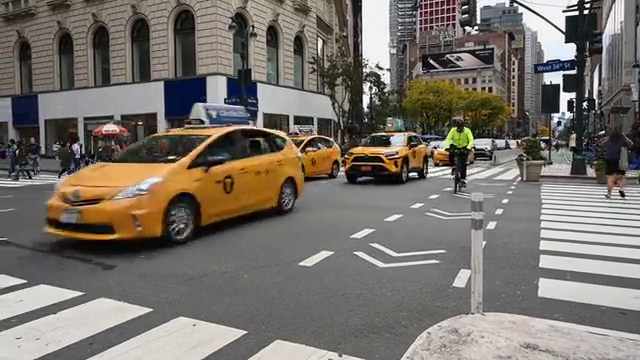
#> input picture frame 43 of video2.mp4, 640 x 360 px
$ python car_pedestrian_detection.py
#> lines starting #> are read from the running program, lines starting #| are printed output that depends on the picture; after the words box and inside, x2 and y2 are one past the last pixel; in counts of white or black regions, pixels touching at a corner belong together
import cv2

video = cv2.VideoCapture('video2.mp4')

#pretrained car and pedestrian classifier
car_tracker_file = 'car_detection.xml'
pedestrian_tracker_file = 'haarcascade_fullbody.xml'

#creation of car and pedestrian classifiers
car_tracker = cv2.CascadeClassifier(car_tracker_file)
pedestrian_tracker = cv2.CascadeClassifier(pedestrian_tracker_file)

#run forever until video stops
while True:

    #reading a frame from the video
    (read_successfull, frame) = video.read()
#> frame is the input picture: shape (360, 640, 3); mean B, G, R 106.3, 113.3, 119.4

    #safe coding
    if read_successfull:
        #converting each frame into black and white(grayscale)
        grayscaled_frame = cv2.cvtColor(frame, cv2.COLOR_BGR2GRAY)
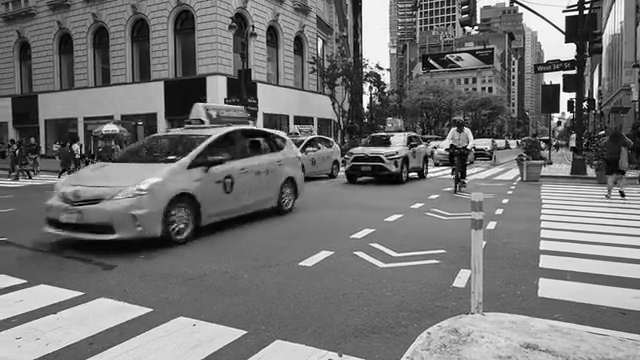
#> grayscaled_frame: shape (360, 640); min 0, max 255, mean 114.3
    else:
        break

    # detect cars and pedestrians
    cars = car_tracker.detectMultiScale(grayscaled_frame)
#> cars = [[243, 130, 26, 26], [324, 108, 110, 110]]
    pedestrians = pedestrian_tracker.detectMultiScale(grayscaled_frame)
#> pedestrians = [[255, 7, 34, 68], [435, 119, 43, 87]]

    #draw rectangles around the cars
    for(x, y, w, h) in cars:
        cv2.rectangle(frame, (x+1, y+2), (x+w, y+h), (255, 0, 0), 2)
        cv2.rectangle(frame, (x, y), (x+w, y+h), (0, 0, 255), 2)
#> this loop made 2 passes
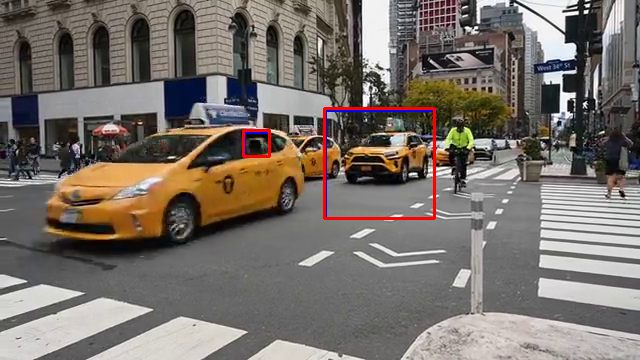
#> frame: shape (360, 640, 3); 0.87% of pixels changed, all inside (x1, y1, x2, y2) = (242, 107, 436, 220)
    #cv2.rectangle(image, (x n y corrdinates), (x+w n y+h coordinate), (color of the rectangle in form of bgr), (thickness of the rectangle))

    #draw rectangles around the pedestrians
    for(x, y, w, h) in pedestrians:
        cv2.rectangle(frame, (x, y), (x+w, y+h), (0, 255, 255), 2)
#> this loop made 2 passes
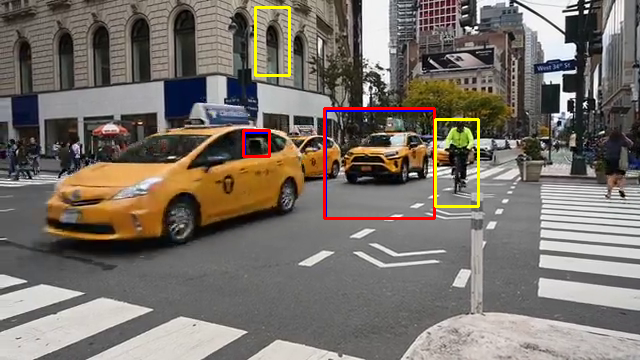
#> frame: shape (360, 640, 3); 0.6% of pixels changed, all inside (x1, y1, x2, y2) = (254, 6, 480, 208)

    #displays the images with cars
    cv2.imshow('The name of the window', frame)

    #do not auto close the window(closses on any keypress)
    key = cv2.waitKey(1)
#> (key Esc is pressed here)

    # ascii code for Q to exit the video
    if key == 81 or key == 113:
        break

#done reading the file, release all the resources, release the videoCapture Object
video.release()

$ run again, starting later in the video
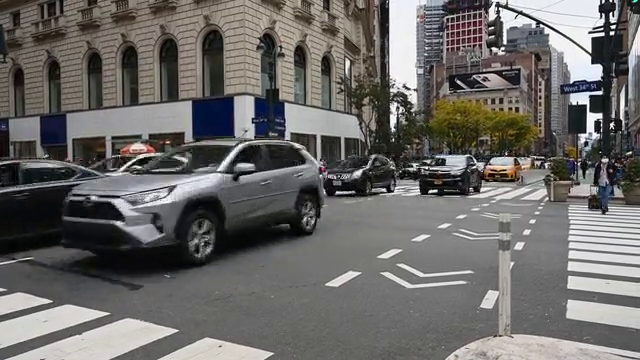
#> input picture frame 194 of video2.mp4, 640 x 360 px
#> frame is the input picture: shape (360, 640, 3); mean B, G, R 103.7, 105.5, 107.5
#> cars = [[395, 122, 102, 102]]
#> pedestrians = [[284, 30, 30, 59], [106, 23, 45, 90], [141, 9, 51, 102]]
#> the loop `for(x, y, w, h) in cars:` made 1 pass
#> after the loop `for(x, y, w, h) in cars:`:
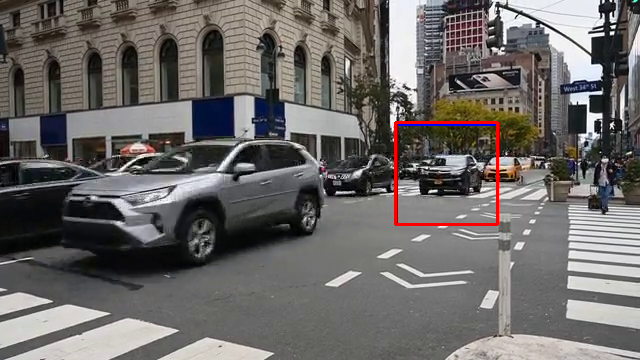
#> frame: shape (360, 640, 3); 0.66% of pixels changed, all inside (x1, y1, x2, y2) = (394, 121, 499, 226)
#> the loop `for(x, y, w, h) in pedestrians:` made 3 passes
#> after the loop `for(x, y, w, h) in pedestrians:`:
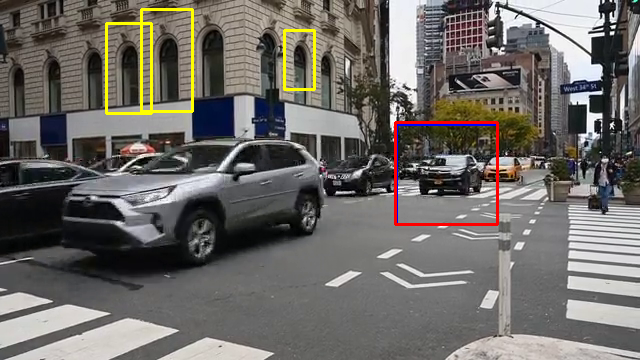
#> frame: shape (360, 640, 3); 0.96% of pixels changed, all inside (x1, y1, x2, y2) = (105, 8, 316, 115)

$ run again, starting later in the video
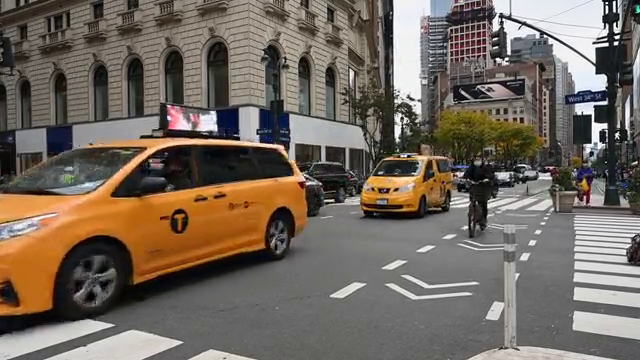
#> input picture frame 345 of video2.mp4, 640 x 360 px
#> frame is the input picture: shape (360, 640, 3); mean B, G, R 94.3, 104.6, 115.3
#> cars = [[342, 150, 105, 105]]
#> pedestrians = [[159, 192, 37, 75], [78, 44, 42, 84], [447, 123, 61, 123]]
#> the loop `for(x, y, w, h) in cars:` made 1 pass
#> after the loop `for(x, y, w, h) in cars:`:
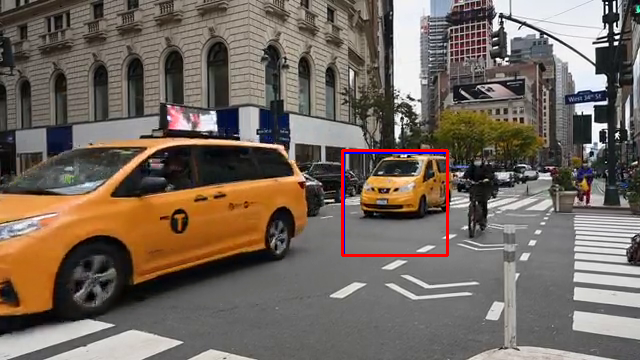
#> frame: shape (360, 640, 3); 0.68% of pixels changed, all inside (x1, y1, x2, y2) = (341, 149, 449, 257)
#> the loop `for(x, y, w, h) in pedestrians:` made 3 passes
#> after the loop `for(x, y, w, h) in pedestrians:`:
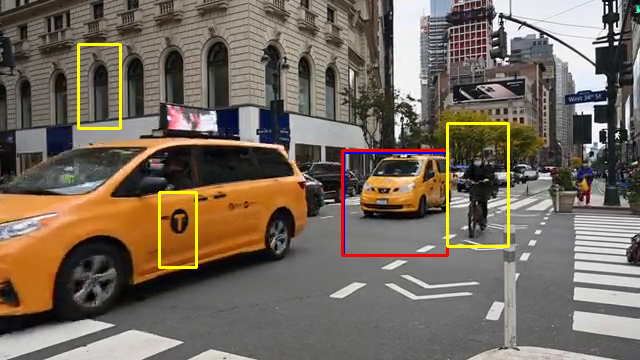
#> frame: shape (360, 640, 3); 1.09% of pixels changed, all inside (x1, y1, x2, y2) = (77, 43, 510, 269)
